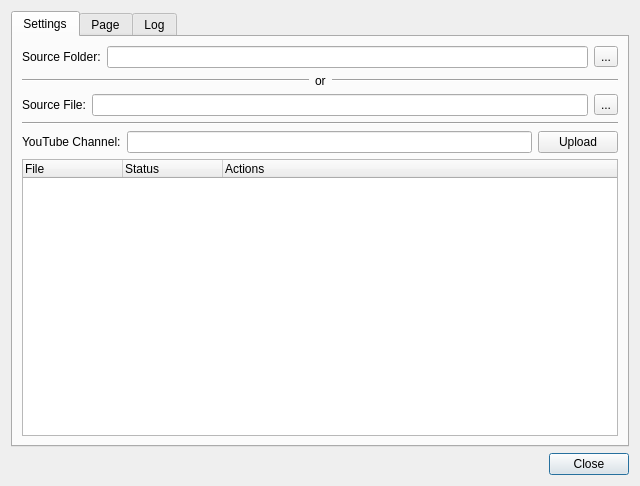
<?xml version="1.0" encoding="UTF-8"?>
<ui version="4.0">
 <class>Dialog</class>
 <widget class="QDialog" name="Dialog">
  <property name="geometry">
   <rect>
    <x>0</x>
    <y>0</y>
    <width>640</width>
    <height>486</height>
   </rect>
  </property>
  <property name="windowTitle">
   <string>Dialog</string>
  </property>
  <layout class="QGridLayout" name="gridLayout_2">
   <item row="2" column="0">
    <widget class="QDialogButtonBox" name="buttonBox">
     <property name="orientation">
      <enum>Qt::Horizontal</enum>
     </property>
     <property name="standardButtons">
      <set>QDialogButtonBox::Close</set>
     </property>
    </widget>
   </item>
   <item row="1" column="0">
    <widget class="QTabWidget" name="tabWidget">
     <property name="autoFillBackground">
      <bool>false</bool>
     </property>
     <property name="tabShape">
      <enum>QTabWidget::Rounded</enum>
     </property>
     <property name="currentIndex">
      <number>0</number>
     </property>
     <widget class="QWidget" name="tab">
      <attribute name="title">
       <string>Settings</string>
      </attribute>
      <layout class="QGridLayout" name="gridLayout">
       <item row="0" column="0" colspan="2">
        <layout class="QHBoxLayout" name="horizontalLayout_2">
         <item>
          <widget class="QLabel" name="label">
           <property name="text">
            <string>Source Folder:</string>
           </property>
          </widget>
         </item>
         <item>
          <widget class="QLineEdit" name="source_folder"/>
         </item>
         <item>
          <widget class="QToolButton" name="choose_source_folder">
           <property name="text">
            <string>...</string>
           </property>
          </widget>
         </item>
        </layout>
       </item>
       <item row="2" column="0" colspan="2">
        <layout class="QHBoxLayout" name="horizontalLayout_4">
         <item>
          <widget class="QLabel" name="label_4">
           <property name="text">
            <string>Source File:</string>
           </property>
          </widget>
         </item>
         <item>
          <widget class="QLineEdit" name="source_file"/>
         </item>
         <item>
          <widget class="QToolButton" name="choose_source_file">
           <property name="text">
            <string>...</string>
           </property>
          </widget>
         </item>
        </layout>
       </item>
       <item row="3" column="0" colspan="2">
        <widget class="Line" name="line_3">
         <property name="orientation">
          <enum>Qt::Horizontal</enum>
         </property>
        </widget>
       </item>
       <item row="4" column="0" colspan="2">
        <layout class="QHBoxLayout" name="horizontalLayout">
         <item>
          <widget class="QLabel" name="label_2">
           <property name="text">
            <string>YouTube Channel:</string>
           </property>
          </widget>
         </item>
         <item>
          <widget class="QLineEdit" name="yt_channel_name">
           <property name="readOnly">
            <bool>true</bool>
           </property>
          </widget>
         </item>
         <item>
          <widget class="QPushButton" name="upload_media">
           <property name="text">
            <string>Upload</string>
           </property>
          </widget>
         </item>
        </layout>
       </item>
       <item row="5" column="0" colspan="2">
        <widget class="QTreeWidget" name="files_tree">
         <column>
          <property name="text">
           <string>File</string>
          </property>
         </column>
         <column>
          <property name="text">
           <string>Status</string>
          </property>
         </column>
         <column>
          <property name="text">
           <string>Actions</string>
          </property>
         </column>
        </widget>
       </item>
       <item row="1" column="0" colspan="2">
        <layout class="QHBoxLayout" name="horizontalLayout_3">
         <item>
          <widget class="Line" name="line">
           <property name="sizePolicy">
            <sizepolicy hsizetype="Expanding" vsizetype="Fixed">
             <horstretch>0</horstretch>
             <verstretch>0</verstretch>
            </sizepolicy>
           </property>
           <property name="orientation">
            <enum>Qt::Horizontal</enum>
           </property>
          </widget>
         </item>
         <item>
          <widget class="QLabel" name="label_3">
           <property name="sizePolicy">
            <sizepolicy hsizetype="Minimum" vsizetype="Preferred">
             <horstretch>0</horstretch>
             <verstretch>0</verstretch>
            </sizepolicy>
           </property>
           <property name="text">
            <string>or</string>
           </property>
          </widget>
         </item>
         <item>
          <widget class="Line" name="line_2">
           <property name="sizePolicy">
            <sizepolicy hsizetype="Expanding" vsizetype="Fixed">
             <horstretch>0</horstretch>
             <verstretch>0</verstretch>
            </sizepolicy>
           </property>
           <property name="orientation">
            <enum>Qt::Horizontal</enum>
           </property>
          </widget>
         </item>
        </layout>
       </item>
      </layout>
     </widget>
     <widget class="QWidget" name="tab_3">
      <attribute name="title">
       <string>Page</string>
      </attribute>
     </widget>
     <widget class="QWidget" name="tab_2">
      <attribute name="title">
       <string>Log</string>
      </attribute>
      <layout class="QGridLayout" name="gridLayout_3">
       <item row="0" column="0">
        <widget class="QTableWidget" name="log_list"/>
       </item>
      </layout>
     </widget>
    </widget>
   </item>
  </layout>
 </widget>
 <resources/>
 <connections>
  <connection>
   <sender>buttonBox</sender>
   <signal>accepted()</signal>
   <receiver>Dialog</receiver>
   <slot>accept()</slot>
   <hints>
    <hint type="sourcelabel">
     <x>248</x>
     <y>254</y>
    </hint>
    <hint type="destinationlabel">
     <x>157</x>
     <y>274</y>
    </hint>
   </hints>
  </connection>
  <connection>
   <sender>buttonBox</sender>
   <signal>rejected()</signal>
   <receiver>Dialog</receiver>
   <slot>reject()</slot>
   <hints>
    <hint type="sourcelabel">
     <x>316</x>
     <y>260</y>
    </hint>
    <hint type="destinationlabel">
     <x>286</x>
     <y>274</y>
    </hint>
   </hints>
  </connection>
 </connections>
</ui>
